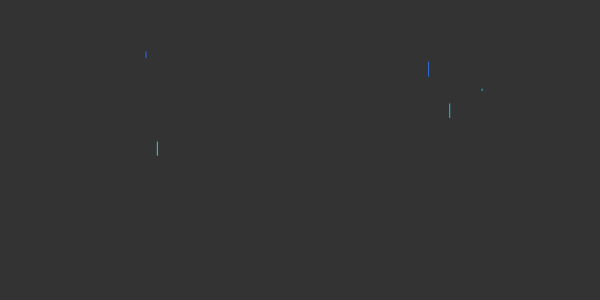
Frame 1 (no input)
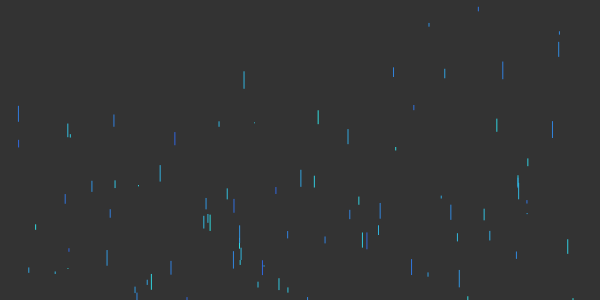
Frame 60 (no input)
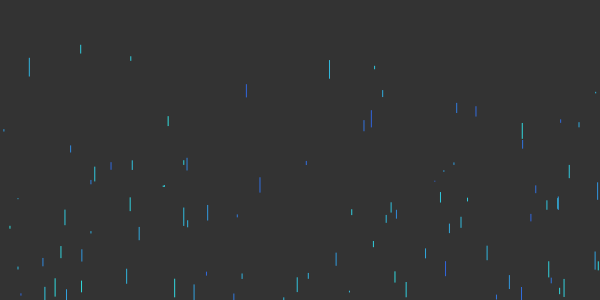
Frame 120 (the mouse pressed at the canvas centre since frame 60)

The p5.js sketch that drew these frames (run headless with seeded random() and noise() and a simulated clock; from frame 60 on, the mouse is pressed at the canvas centre):

// p5.js sketch
// ── sketch.js
// create array for drops
var drops = []; 


function setup() {
  createCanvas(600,300);
  frameRate(45);

} // setup


function draw() {
  background(51);


// make a drop and add to array 
// 1 per frame 
for (var i =0; i<5; i++){
  var drop = new Drop();
  drops.push(drop); 
}

 
// show each drop
for (var i =0; i<drops.length; i++){
    drops[i].show();
}


// kill the drop if can't see it
for (var i =0; i<drops.length; i++){
  if (drops[i].x >600){
    if (drops[i].y >300){
    drops.splice(i,1);
    }
  }

}

} // draw 



// ── drop.js
function Drop(){
  
  // random starting position
  this.x = random(600);
  this.y = random(300);


  this.show = function(){
    
    // end xy is close to this one
    var mx = random(this.x,this.x);
    var my = random(this.y,this.y+18)
    
    stroke(50,random(100,222),222);
    line(this.x, this.y, mx,my);
    
    this.x = mx;
    this.y = my;
} // show
  
  //dd

  


} // drop


// made a change
